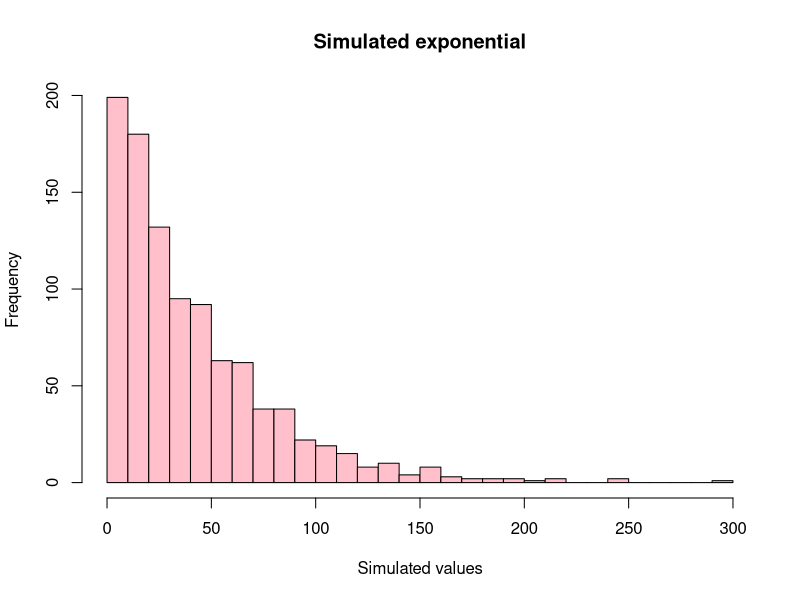
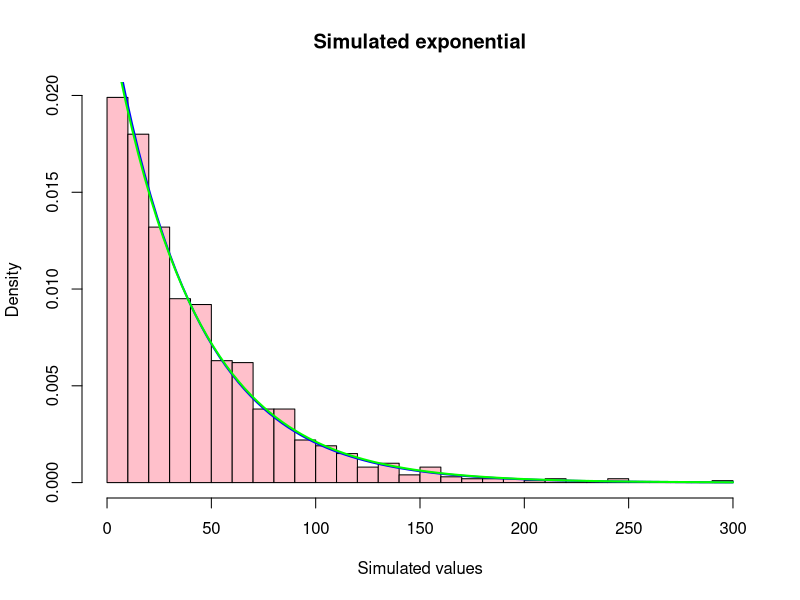

These charts were generated, in order, by the following R code:
#draw simulated values from the exponential with parameter theta
theta=40

#number of simulated values
nsim=1000

#simulated values
sims=rexp(nsim, rate=1/theta)
#sims
hist(sims, breaks=25, col="pink",
     main="Simulated exponential",
     xlab="Simulated values")

#superimpose the exponential density
hist(sims, breaks=25, col="pink",
     main="Simulated exponential",
     xlab="Simulated values", prob=TRUE)
curve(dexp(x,rate=1/theta), col="blue", lwd=2, add=TRUE)
curve(dexp(x,rate=1/mean(sims)), col="green", lwd=2, add=TRUE)

mean(sims)
